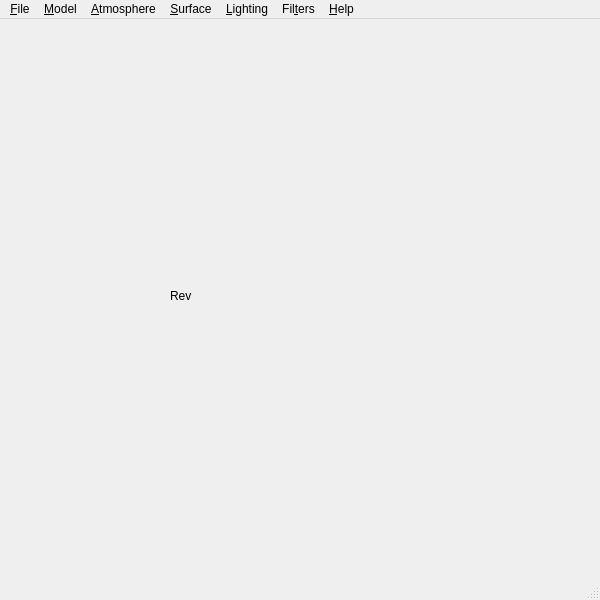
<?xml version="1.0" encoding="UTF-8"?>
<ui version="4.0">
 <class>frmMain</class>
 <widget class="QMainWindow" name="frmMain">
  <property name="geometry">
   <rect>
    <x>0</x>
    <y>0</y>
    <width>600</width>
    <height>600</height>
   </rect>
  </property>
  <property name="windowTitle">
   <string>rtmath</string>
  </property>
  <property name="windowIcon">
   <iconset resource="res.qrc">
    <normaloff>:/images/rtlogo</normaloff>:/images/rtlogo</iconset>
  </property>
  <widget class="QWidget" name="centralWidget">
   <widget class="QLabel" name="lblRev">
    <property name="geometry">
     <rect>
      <x>170</x>
      <y>270</y>
      <width>46</width>
      <height>13</height>
     </rect>
    </property>
    <property name="text">
     <string>Rev</string>
    </property>
   </widget>
  </widget>
  <widget class="QMenuBar" name="menuBar">
   <property name="geometry">
    <rect>
     <x>0</x>
     <y>0</y>
     <width>600</width>
     <height>21</height>
    </rect>
   </property>
   <widget class="QMenu" name="menu_File">
    <property name="title">
     <string>&amp;File</string>
    </property>
    <addaction name="action_New_Run"/>
    <addaction name="action_Open_Run"/>
    <addaction name="action_Save_Run"/>
    <addaction name="separator"/>
    <addaction name="actionE_xit"/>
   </widget>
   <widget class="QMenu" name="menu_Model">
    <property name="title">
     <string>&amp;Model</string>
    </property>
    <addaction name="action_New_Model"/>
    <addaction name="action_Open_Model"/>
    <addaction name="action_Save_Model"/>
    <addaction name="action_model_Properties"/>
   </widget>
   <widget class="QMenu" name="menu_Atmosphere">
    <property name="title">
     <string>&amp;Atmosphere</string>
    </property>
    <widget class="QMenu" name="menu_Base_Atmosphere">
     <property name="title">
      <string>&amp;Base Atmosphere</string>
     </property>
     <addaction name="action_atmos_New"/>
     <addaction name="action_atmos_Open"/>
     <addaction name="action_atmos_Save"/>
     <addaction name="separator"/>
     <addaction name="action_Layers"/>
    </widget>
    <widget class="QMenu" name="menu_Overlays">
     <property name="title">
      <string>&amp;Overlays</string>
     </property>
     <addaction name="action_New_2"/>
     <addaction name="action_Open_2"/>
     <addaction name="action_Save_2"/>
     <addaction name="separator"/>
     <addaction name="action_Aerosols"/>
     <addaction name="action_Clouds"/>
     <addaction name="action_Overrides"/>
    </widget>
    <addaction name="menu_Base_Atmosphere"/>
    <addaction name="menu_Overlays"/>
   </widget>
   <widget class="QMenu" name="menu_Surface">
    <property name="title">
     <string>&amp;Surface</string>
    </property>
    <addaction name="actionModel_Selection"/>
   </widget>
   <widget class="QMenu" name="menu_Lighting">
    <property name="title">
     <string>&amp;Lighting</string>
    </property>
    <addaction name="actionSet_Lighting_Sources"/>
   </widget>
   <widget class="QMenu" name="menu_Filters">
    <property name="title">
     <string>Fil&amp;ters</string>
    </property>
    <widget class="QMenu" name="menu_Define_Filter">
     <property name="title">
      <string>&amp;Define Filter</string>
     </property>
     <addaction name="action_Bandpass"/>
     <addaction name="action_High_Pass"/>
     <addaction name="action_Low_Pass"/>
     <addaction name="action_Notch"/>
     <addaction name="separator"/>
     <addaction name="action_Custom"/>
    </widget>
    <widget class="QMenu" name="menu_Select_Filter">
     <property name="title">
      <string>&amp;Select Filter</string>
     </property>
     <addaction name="action_None"/>
     <addaction name="separator"/>
     <addaction name="action_custom"/>
    </widget>
    <addaction name="menu_Define_Filter"/>
    <addaction name="menu_Select_Filter"/>
   </widget>
   <widget class="QMenu" name="menu_Help">
    <property name="title">
     <string>&amp;Help</string>
    </property>
    <addaction name="action_About_rtmath"/>
   </widget>
   <addaction name="menu_File"/>
   <addaction name="menu_Model"/>
   <addaction name="menu_Atmosphere"/>
   <addaction name="menu_Surface"/>
   <addaction name="menu_Lighting"/>
   <addaction name="menu_Filters"/>
   <addaction name="menu_Help"/>
  </widget>
  <widget class="QStatusBar" name="statusBar"/>
  <action name="action_New_Run">
   <property name="text">
    <string>&amp;New Run</string>
   </property>
  </action>
  <action name="action_Open_Run">
   <property name="text">
    <string>&amp;Open Run</string>
   </property>
  </action>
  <action name="action_Save_Run">
   <property name="text">
    <string>&amp;Save Results</string>
   </property>
  </action>
  <action name="actionE_xit">
   <property name="text">
    <string>E&amp;xit</string>
   </property>
  </action>
  <action name="action_New_Model">
   <property name="text">
    <string>&amp;New Model</string>
   </property>
  </action>
  <action name="action_Open_Model">
   <property name="text">
    <string>&amp;Open Model</string>
   </property>
  </action>
  <action name="action_Save_Model">
   <property name="text">
    <string>&amp;Save Model</string>
   </property>
  </action>
  <action name="action_About_rtmath">
   <property name="text">
    <string>&amp;About rtmath</string>
   </property>
  </action>
  <action name="action_atmos_New">
   <property name="text">
    <string>&amp;New</string>
   </property>
  </action>
  <action name="action_atmos_Open">
   <property name="text">
    <string>&amp;Open</string>
   </property>
  </action>
  <action name="action_atmos_Save">
   <property name="text">
    <string>&amp;Save</string>
   </property>
  </action>
  <action name="action_Layers">
   <property name="text">
    <string>&amp;Layers...</string>
   </property>
  </action>
  <action name="action_New_2">
   <property name="text">
    <string>&amp;New</string>
   </property>
  </action>
  <action name="action_Open_2">
   <property name="text">
    <string>&amp;Open</string>
   </property>
  </action>
  <action name="action_Save_2">
   <property name="text">
    <string>&amp;Save</string>
   </property>
  </action>
  <action name="action_Aerosols">
   <property name="text">
    <string>&amp;Aerosols...</string>
   </property>
  </action>
  <action name="action_Clouds">
   <property name="text">
    <string>&amp;Clouds...</string>
   </property>
  </action>
  <action name="action_Overrides">
   <property name="text">
    <string>&amp;Overrides...</string>
   </property>
  </action>
  <action name="actionModel_Selection">
   <property name="text">
    <string>Model Selection</string>
   </property>
  </action>
  <action name="actionSet_Lighting_Sources">
   <property name="text">
    <string>Set Lighting Sources...</string>
   </property>
  </action>
  <action name="action_Bandpass">
   <property name="text">
    <string>&amp;Bandpass...</string>
   </property>
  </action>
  <action name="action_High_Pass">
   <property name="text">
    <string>&amp;High-Pass...</string>
   </property>
  </action>
  <action name="action_Low_Pass">
   <property name="text">
    <string>&amp;Low-Pass...</string>
   </property>
  </action>
  <action name="action_Notch">
   <property name="text">
    <string>&amp;Notch...</string>
   </property>
  </action>
  <action name="action_Custom">
   <property name="text">
    <string>&amp;Custom...</string>
   </property>
  </action>
  <action name="action_None">
   <property name="text">
    <string>&amp;None</string>
   </property>
  </action>
  <action name="action_custom">
   <property name="text">
    <string>(custom)</string>
   </property>
  </action>
  <action name="action_model_Properties">
   <property name="text">
    <string>&amp;Properties...</string>
   </property>
  </action>
 </widget>
 <layoutdefault spacing="6" margin="11"/>
 <resources>
  <include location="res.qrc"/>
 </resources>
 <connections>
  <connection>
   <sender>actionE_xit</sender>
   <signal>triggered()</signal>
   <receiver>frmMain</receiver>
   <slot>close()</slot>
   <hints>
    <hint type="sourcelabel">
     <x>-1</x>
     <y>-1</y>
    </hint>
    <hint type="destinationlabel">
     <x>271</x>
     <y>195</y>
    </hint>
   </hints>
  </connection>
  <connection>
   <sender>action_model_Properties</sender>
   <signal>triggered()</signal>
   <receiver>frmMain</receiver>
   <slot>model_props()</slot>
   <hints>
    <hint type="sourcelabel">
     <x>-1</x>
     <y>-1</y>
    </hint>
    <hint type="destinationlabel">
     <x>299</x>
     <y>299</y>
    </hint>
   </hints>
  </connection>
  <connection>
   <sender>action_About_rtmath</sender>
   <signal>triggered()</signal>
   <receiver>frmMain</receiver>
   <slot>show_about()</slot>
   <hints>
    <hint type="sourcelabel">
     <x>-1</x>
     <y>-1</y>
    </hint>
    <hint type="destinationlabel">
     <x>299</x>
     <y>299</y>
    </hint>
   </hints>
  </connection>
  <connection>
   <sender>action_atmos_Open</sender>
   <signal>triggered()</signal>
   <receiver>frmMain</receiver>
   <slot>atmos_open()</slot>
   <hints>
    <hint type="sourcelabel">
     <x>-1</x>
     <y>-1</y>
    </hint>
    <hint type="destinationlabel">
     <x>299</x>
     <y>299</y>
    </hint>
   </hints>
  </connection>
 </connections>
 <slots>
  <slot>model_props()</slot>
  <slot>show_about()</slot>
  <slot>atmos_open()</slot>
 </slots>
</ui>
